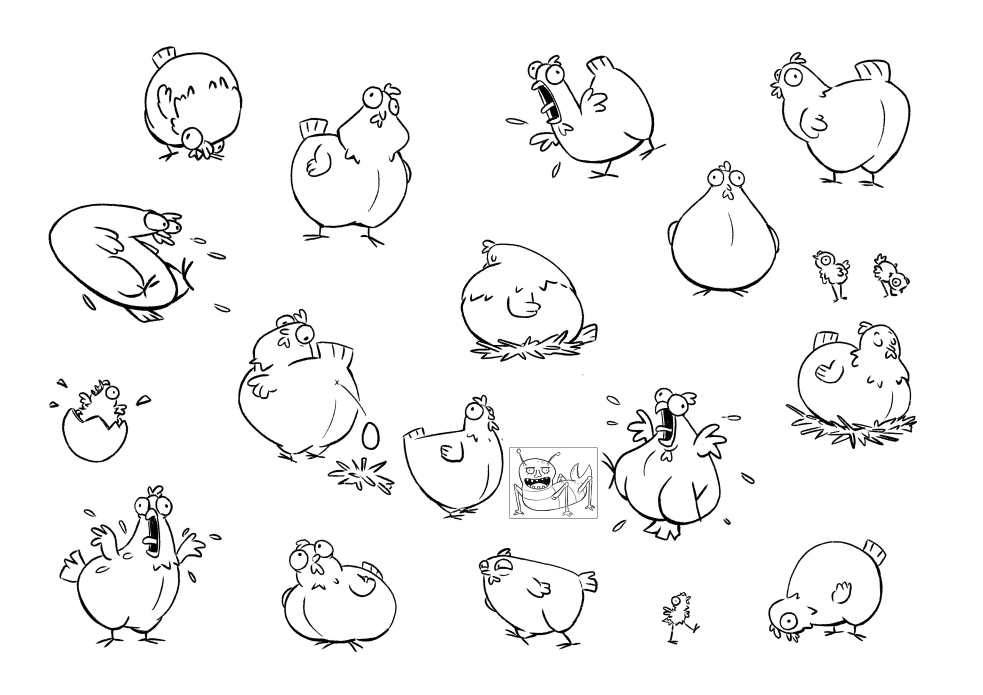
#> input picture Image Analysis/image_1.png, 4911 x 3472 px (shown at 1/5 size)
$ jupyter execute --allow-errors image_analysis.ipynb
#> lines starting #> are read from the running program, lines starting #| are printed output that depends on the picture
## Template Matching
Locating the co-ordinates of a template inside a big image.

    1. Scan through the main image.
    2. Extract image blocks of size same as template.
    3. Compare the image block with template using "Sum of squared difference".
    4. Store results of each image block comparision in a result array.
    5. Find the index of minimum difference from this result array.
    6. This index will be the location of our template.

[cell 1]
import numpy as np
from PIL import Image
import matplotlib.pyplot as plt
import matplotlib.patches as patches
import time

[cell 2]
# [8 lines left out: function ssd, not called in this run]

[cell 3]
# [38 lines left out: function scan_image, not called in this run]

## Image-1 with  Bug placement

[cell 4]
# Reading main image and converting to grayscale
image_1 = Image.open('image_1.png')
#> image_1 is the input picture: PIL image 4911x3472 RGB; mean R, G, B 244.2, 244.2, 244.2
img_gray = image_1.convert("L")
img_1 = np.asarray(img_gray)

# Reading template and connverting it to grayscale
#> (the rest of this cell did not finish here and is left out)

#> (a cell that did not finish here is left out)

Getting co-ordinates from above result

#> (a cell that did not finish here is left out)

##### Marking the Bug inside the image

[cell 7]
# PLotting the image with marked bug position
figure, ax = plt.subplots()

#> (the rest of this cell did not finish here and is left out)

## Image-2 with different location of Bug placement

[cell 8]
# Reading main image and converting to grayscale
image_2 = Image.open('image_2.png')
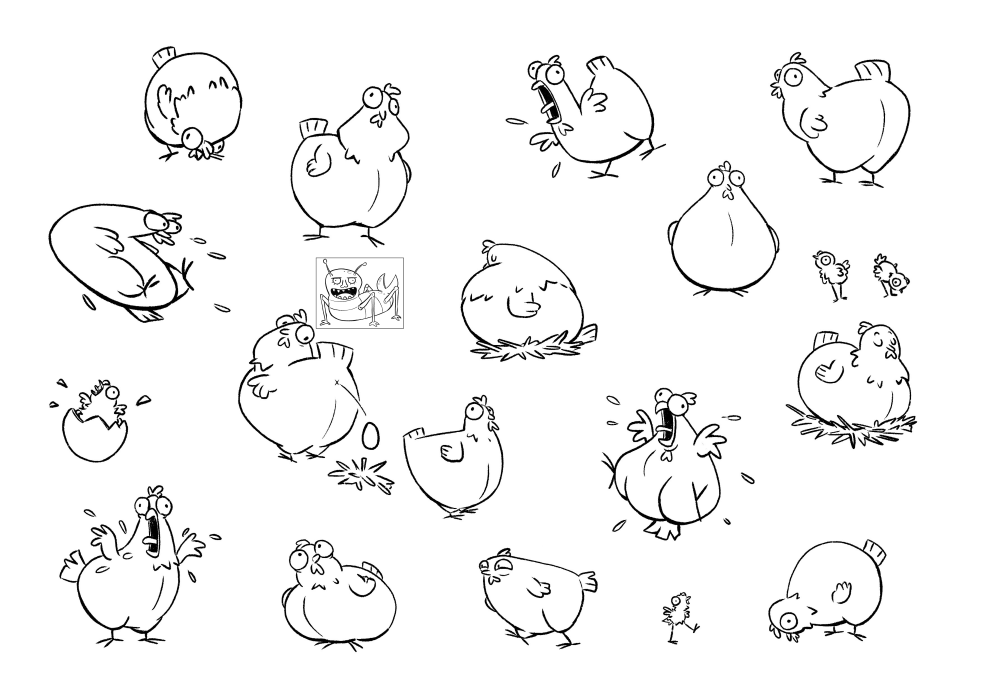
#> input picture Image Analysis/image_2.png, 4911 x 3472 px (shown at 1/5 size)
#> image_2 is the input picture: PIL image 4911x3472 RGB; min 0, max 255, mean 244.2
img2_gray = image_2.convert("L")
img_2 = np.asarray(img2_gray)


# Checking dimensions
#> (the rest of this cell did not finish here and is left out)

#> (a cell that did not finish here is left out)

#> (a cell that did not finish here is left out)

[cell 11]
# PLotting the image with marked bug position
figure, ax = plt.subplots()

#> (the rest of this cell did not finish here and is left out)

## Image-3 with different location of Bug placement

[cell 12]
# Reading main image and converting to grayscale
image_3 = Image.open('image_3.png')
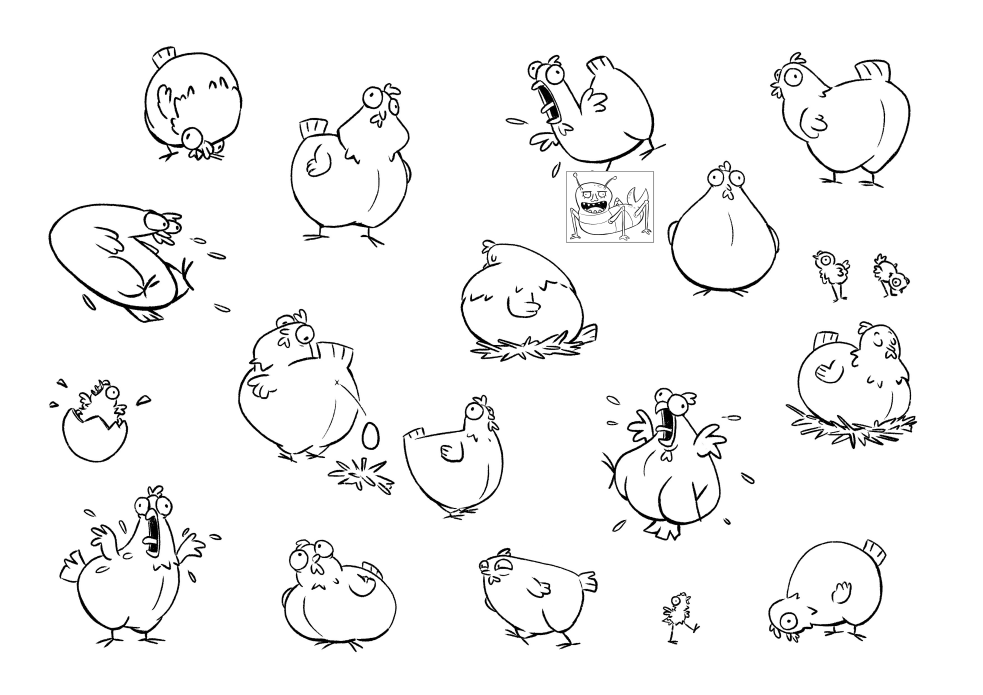
#> input picture Image Analysis/image_3.png, 4911 x 3472 px (shown at 1/5 size)
#> image_3 is the input picture: PIL image 4911x3472 RGB; min 0, max 255, mean 244.3
img3_gray = image_3.convert("L")
img_3 = np.asarray(img3_gray)

# Checking dimensions
#> (the rest of this cell did not finish here and is left out)
